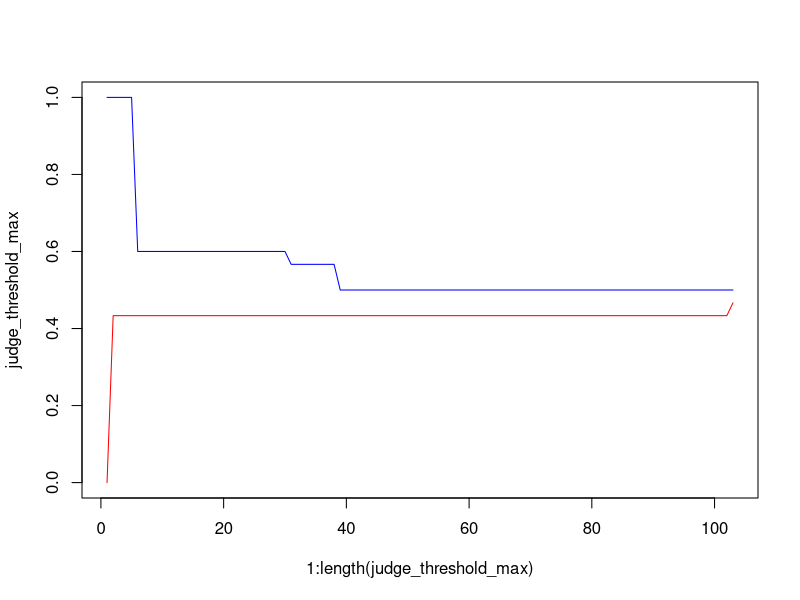
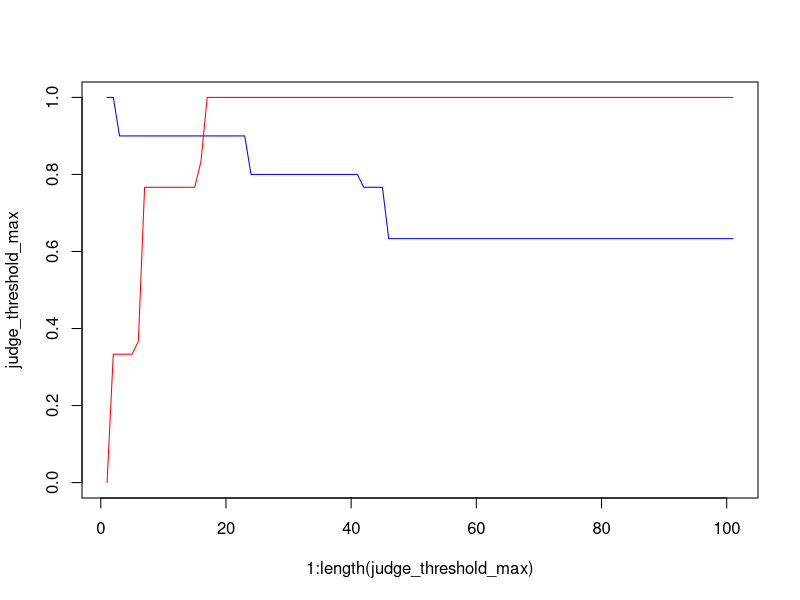

The R script that drew these images, in order:
library(data.table)
library(zoo)
library(plyr)
library(tidyverse)
library(dplyr)
detach(package:dplyr)
library(dplyr)

## setwd("/Users/emmharv/Google Drive/My Drive/Cornell University/1 - Fall 2023/INFO 6850 | The Structure of Information Networks")

## Without weights, you can observe outcomes and pretty quickly arrive at an approximation of the 
## threshold after observing repeated decisions
amicus_orgs_all = runif(1000)
judge_threshold = 0.5
judge_threshold_min = c(0)
judge_threshold_max = c(1)
observed_thresholds = c()

while ((min(judge_threshold_max) - max(judge_threshold_min)) > 0.05) {

  amicus_orgs_case = sample(amicus_orgs_all, 30)
  
  vote_threshold = runif(1)
  amicus_orgs_case_votes = ifelse(amicus_orgs_case > vote_threshold, 1, 0)
  
  observed_threshold = sum(amicus_orgs_case_votes) / length(amicus_orgs_case_votes)
  judge_vote = ifelse(observed_threshold >= judge_threshold, 1, 0)
  
  observed_thresholds = c(observed_thresholds, observed_threshold)
  
  if (judge_vote == 0) {
    judge_threshold_min = c(judge_threshold_min, max(observed_threshold, max(judge_threshold_min)))
    judge_threshold_max = c(judge_threshold_max, min(judge_threshold_max))
  } else {
    judge_threshold_min = c(judge_threshold_min, max(judge_threshold_min))
    judge_threshold_max = c(judge_threshold_max, min(observed_threshold, min(judge_threshold_max)))
  }
  
}

plot(1:length(judge_threshold_max), judge_threshold_max, type="l", ylim=c(0, 1), col="blue")
lines(1:length(judge_threshold_min), judge_threshold_min, col="red")

## With weights, you absolutely can't 
amicus_orgs_weights = runif(1000, min=-1, max=2)
judge_threshold = 0.5
judge_threshold_min = c(0)
judge_threshold_max = c(1)
observed_thresholds = c()

for (i in 1:100) {
  
  index = sample(1:1000, 30)
  amicus_orgs_case = amicus_orgs_all[index]
  amicus_orgs_case_weights = amicus_orgs_weights[index]
  
  vote_threshold = runif(1)
  amicus_orgs_case_votes = ifelse(amicus_orgs_case > vote_threshold, 1, 0)
  
  observed_threshold = sum(amicus_orgs_case_votes) / length(amicus_orgs_case_votes)
  actual_threshold = sum(amicus_orgs_case_votes * amicus_orgs_case_weights) / 
    length(amicus_orgs_case_votes)
  judge_vote = ifelse(actual_threshold >= judge_threshold, 1, 0)
  
  observed_thresholds = c(observed_thresholds, observed_threshold)
  
  if (judge_vote == 0) {
    judge_threshold_min = c(judge_threshold_min, max(observed_threshold, max(judge_threshold_min)))
    judge_threshold_max = c(judge_threshold_max, min(judge_threshold_max))
  } else {
    judge_threshold_min = c(judge_threshold_min, max(judge_threshold_min))
    judge_threshold_max = c(judge_threshold_max, min(observed_threshold, min(judge_threshold_max)))
  }
  
}

plot(1:length(judge_threshold_max), judge_threshold_max, type="l", ylim=c(0, 1), col="blue")
lines(1:length(judge_threshold_min), judge_threshold_min, col="red")
